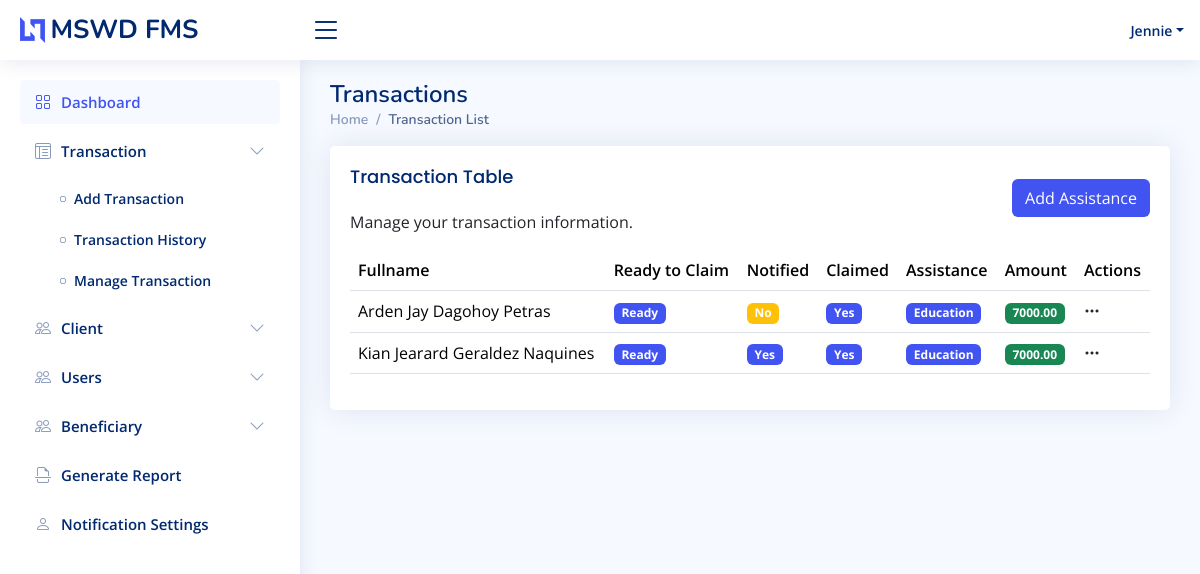
/assistance/ (signed in), run on the app's committed database.
### app/models.py (models this page shows, shortened)
class Assistance(models.Model):
    ASSISTANCE_TYPE = (
        ('Medical', 'Medical'),
        ('Education', 'Education'),
        ('Burial', 'Burial'),
    )
    client = models.ForeignKey(
        "Client", related_name="assistances", on_delete=models.CASCADE
    )
    assistance_type = models.CharField(max_length=100, choices=ASSISTANCE_TYPE)
    amount = models.DecimalField(max_digits=10, default=7000, decimal_places=2, null=True, blank=True)
    is_notified = models.BooleanField(default=False, null=True, blank=True)
    is_claimed = models.BooleanField(default=False, null=True, blank=True)
    is_ready = models.BooleanField(default=False, null=True, blank=True)
    date_provided = models.DateField(auto_now_add=False, null=True, blank=True)
    date_added = models.DateTimeField(auto_now_add=True)
    class Meta:
        verbose_name = 'Assistance'
        verbose_name_plural = 'Assistance'

class Client(models.Model):
    MARITAL_STATUS = (
        ("Single", "Single"),
        ("Married", "Married"),
        ("Divorced", "Divorced"),
        ("Widowed", "Widowed"),
        ("Annulled", "Annulled"),
    )
    CLIENT_TYPE = (
        ("Senior Citizen", "Senior Citizen"),
        ("Family Solo Parent", "Family Solo Parent"),
        ("PWD", "PWD"),
    )
    first_name = models.CharField(max_length=50, unique=False, db_index=True)
    middle_name = models.CharField(max_length=50, unique=False, db_index=True, blank=True, null=True, help_text="Optional middle name")
    last_name = models.CharField(max_length=50, unique=False, db_index=True)
    contact_number = models.CharField(max_length=50, unique=True, db_index=True)
    gender = models.CharField(
        max_length=10, db_index=True, choices=(("Male", "Male"), ("Female", "Female"))
    )
    marital_status = models.CharField(
        max_length=50, db_index=True, choices=MARITAL_STATUS
    )
    birth_date = models.DateField(auto_now_add=False, null=False, db_index=True)
    barangay = models.CharField(max_length=255, null=False, db_index=True)
    address = models.TextField(max_length=255, null=False)
    client_type = models.CharField(max_length=50, choices=CLIENT_TYPE)
    date_added = models.DateTimeField(auto_now_add=True)
    who_will_claim = models.CharField(max_length=255, null=True, blank=True)
    def get_fullname(self):
        middle_initial = (
            self.middle_name.split()[0].capitalize() if self.middle_name else ""
        )
        return f"{self.first_name} {middle_initial} {self.last_name}".strip()
    class Meta:
        verbose_name = 'Client'
        verbose_name_plural = 'Clients'

### app/views.py (the view)
# urls.py: path("assistance/", AssistanceView.as_view(), name="assistance"),
class AssistanceView(View):
    template_name = "view_templates/assistance.html"
    def get(self, request):
        context = {}
        query_assistance = (
            Assistance.objects.all().select_related("client").order_by("-date_added")
        )
        context["assistance"] = query_assistance
        return render(request, self.template_name, context)

### app/templates/view_templates/assistance.html (shortened to what this page needs)
{% extends './../includes/base.html' %}
{% block content %}
<div class="pagetitle">
    <h1>Transactions</h1>
    <nav>
        <ol class="breadcrumb">
            <li class="breadcrumb-item">
                <a href="{% url 'dashboard' %}">Home</a>
            </li>
            <li class="breadcrumb-item active">Transaction List</li>
        </ol>
    </nav>
</div>
<section class="section">
    <div class="row">
        <div class="col-lg-12">
            <div class="card">
                <div class="card-body">
                    <div class="d-flex justify-content-between align-items-center">
                        <div>
                            <h5 class="card-title">Transaction Table</h5>
                            <p>Manage your transaction information.</p>
                        </div>
                        <div>
                            <a href="{% url 'add_assistance' %}" class="btn bg-custom btn-md">Add Assistance</a>
                        </div>
                    </div>
                    <div class="table-responsive">
                        <table class="table datatable">
                            <thead>
                                <tr>
                                    <th>Fullname</th>
                                    <th>Ready to Claim</th>
                                    <th>Notified</th>
                                    <th>Claimed</th>
                                    <th>Assistance</th>
                                    <th>Amount</th>
                                    <th>Actions</th>
                                </tr>
                            </thead>
                            <tbody>
                                {% for item in assistance %}
                                <tr>
                                    <td>{{ item.client.get_fullname }}</td>
                                    <td>
                                        <div class="badge bg-{{ item.is_ready|yesno:'primary,warning' }}">{{ item.is_ready|yesno:"Ready,Waiting" }}</div>
                                    </td>
                                    <td>
                                        <div class="badge bg-{{ item.is_notified|yesno:'primary,warning' }}">{{ item.is_notified|yesno:"Yes,No" }}</div>
                                    </td>
                                    <td>
                                        <div class="badge bg-{{ item.is_claimed|yesno:'primary,warning' }}">{{ item.is_claimed|yesno:"Yes,No" }}</div>
                                    </td>
                                    <td>
                                        <div class="badge bg-primary">
                                            {{ item.assistance_type }}
                                        </div>
                                    </td>
                                    <td>
                                        <div class="badge bg-success">
                                            {{ item.amount }}
                                        </div>
                                    </td>
                                    <td>
                                        <div class="filter">
                                            <a
                                                class="icon text-dark"
                                                href="#"
                                                data-bs-toggle="dropdown"
                                                aria-expanded="true"
                                            >
                                                <i class="bi bi-three-dots"></i>
                                            </a>
                                        </div>
                                    </td>
                                </tr>
                                {% endfor %}
                            </tbody>
                        </table>
                    </div>
                </div>
            </div>
        </div>
    </div>
</section>
{% endblock %}

### app/templates/includes/header.html (shortened to what this page needs)
{% load static %}
<header id="header" class="header fixed-top d-flex align-items-center">
    <div class="d-flex align-items-center justify-content-between">
        <a href="index.html" class="logo d-flex align-items-center">
            <img src="assets/img/logo.png" alt="">
            <span class="d-none d-lg-block">MSWD FMS</span>
        </a>
        <i class="bi bi-list toggle-sidebar-btn"></i>
    </div>
    <nav class="header-nav ms-auto">
        <ul class="d-flex align-items-center">
            <li class="nav-item dropdown pe-3">
                <a class="nav-link nav-profile d-flex align-items-center pe-0" href="#" data-bs-toggle="dropdown">
                    <span class="d-none d-md-block dropdown-toggle ps-2" style="text-transform: capitalize;">{{ request.user.username }}</span>
                </a>
            </li>
        </ul>
    </nav>
</header>

### static/assets/css/style.css (style rules this page uses)
:root { scroll-behavior: smooth; }
body { font-family: "Open Sans", sans-serif; background: #f6f9ff; color: #444444; }
a { color: #4154f1; text-decoration: none; }
h1, h2, h3, h4, h5, h6 { font-family: "Nunito", sans-serif; }
.pagetitle { margin-bottom: 10px; }
.pagetitle h1 { font-size: 24px; margin-bottom: 0; font-weight: 600; color: #012970; }
.card { margin-bottom: 30px; border: none; border-radius: 5px; box-shadow: 0px 0 30px rgba(1, 41, 112, 0.1); }
.card-title { padding: 20px 0 15px 0; font-size: 18px; font-weight: 500; color: #012970; font-family: "Poppins", sans-serif; }
.card-body { padding: 0 20px 20px 20px; }
.breadcrumb { font-size: 14px; font-family: "Nunito", sans-serif; color: #899bbd; font-weight: 600; }
.breadcrumb a { color: #899bbd; transition: 0.3s; }
.breadcrumb .breadcrumb-item::before { color: #899bbd; }
.breadcrumb .active { color: #51678f; font-weight: 600; }
.logo { line-height: 1; }
@media (min-width: 1200px) { .logo { width: 280px; } }
.logo img { max-height: 26px; margin-right: 6px; }
.logo span { font-size: 26px; font-weight: 700; color: #012970; font-family: "Nunito", sans-serif; }
.header { transition: all 0.5s; z-index: 997; height: 60px; box-shadow: 0px 2px 20px rgba(1, 41, 112, 0.1); background-color: #fff; padding-left: 20px; }
.header .toggle-sidebar-btn { font-size: 32px; padding-left: 10px; cursor: pointer; color: #012970; }
.header-nav ul { list-style: none; }
.header-nav>ul { margin: 0; padding: 0; }
.header-nav .nav-profile { color: #012970; }
.header-nav .nav-profile span { font-size: 14px; font-weight: 600; }

### app/templates/includes/base.html (style rules this page uses)
.bg-primary { background-color: #4154f1 !important; }
.bg-custom { background-color: #4154f1 !important; color: #ffffff !important; }
tr th { font-weight: 600; color: #012970; }

### data on the page
Assistance: client.get_fullname "Arden Jay Dagohoy Petras", is_ready "Ready", is_notified "No", is_claimed "Yes", assistance_type "Education", amount "7000.00"
Assistance: client.get_fullname "Kian Jearard Geraldez Naquines", is_ready "Ready", is_notified "Yes", is_claimed "Yes", assistance_type "Education", amount "7000.00"

### other printed values
{{ request.user.username }} "Jennie"
